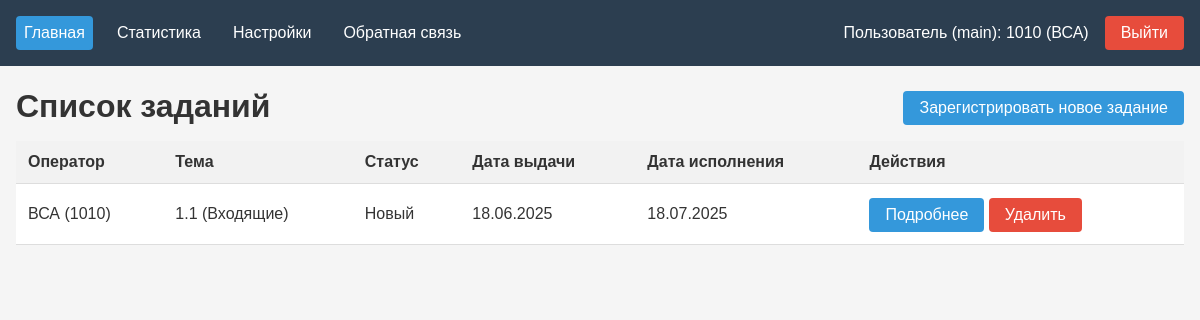
/tasker/task/ (signed in), run on an earlier commit of the app's database.
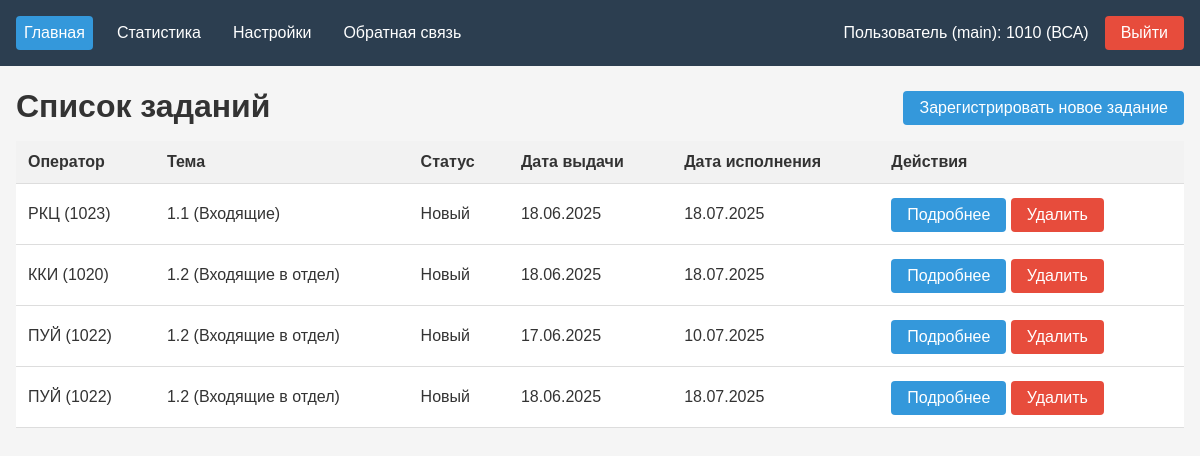
And on a later commit of the database.
### tasker/models.py (models this page shows, shortened)
class Tasks(models.Model):
    user = models.ForeignKey(CustomUser, on_delete=models.PROTECT)
    subject = models.ForeignKey(TaskSubjects, on_delete=models.PROTECT)
    status = models.ForeignKey(TaskStatus, on_delete=models.PROTECT, default=get_default_status)
    start_date = models.DateField()
    end_date = models.DateField()
    persons = models.ManyToManyField(Persons)
    phoneNumbers = models.ManyToManyField(PhoneNumbers)
    accounts = models.ManyToManyField(InternetAccounts)
    emails = models.ManyToManyField(Emails)

class TaskSubjects(models.Model):
    name = models.CharField()
    synonym = models.CharField()
    def __str__(self):
        return f"{self.synonym} ({self.name})"

class TaskStatus(models.Model):
    status = models.CharField()
    def __str__(self):
        return self.status

### tasker/myviews/tasks.py (the view)
# urls.py: path("", tasks.list, name='list'),
def list(request):
    if request.user.groups.filter(name='main').exists():
        tasks = Tasks.objects.all()
    else:
        tasks = Tasks.objects.filter(user=request.user)
    return render(request, 'index.html', {
        'tasks': tasks,
        'active_tab': 'index'
    })

### tasker/models.py (called while the page is built)
    def __str__(self):
        return f"{self.first_name} ({self.username})"

### tasker/templates/index.html (shortened to what this page needs)
{% extends "menu.html" %}
{% block content %}
<div class="header-container">
    <h1 >Список заданий</h1>
    {% if request.user.groups.all.0.name == 'main' %}
    <a href="add" class="details-btn">Зарегистрировать новое задание</a>
    {% endif %}
</div>
{% if tasks.count > 0 %}
<table>
    <thead>
        <tr>
            <th>Оператор</th>
            <th>Тема</th>
            <th>Статус</th>
            <th>Дата выдачи</th>
            <th>Дата исполнения</th>
            <th>Действия</th>
        </tr>
    </thead>
    <tbody>
    {% for task in tasks %}
        <tr>
            <td>{{ task.user }}</td>
            <td>{{ task.subject }}</td>
            <td>{{ task.status }}</td>
            <td>{{ task.start_date|date:"d.m.Y" }}</td>
            <td>{{ task.end_date|date:"d.m.Y" }}</td>
            <td>
                <a href="{{task.id}}" class="details-btn">Подробнее</a>
                {% if request.user.groups.all.0.name == 'main' %}
                <a href="{{task.id}}/delete" class="details-btn" style="background-color: #e74c3c;">Удалить</a>
                {% endif %}
            </td>
        </tr>
    {% endfor %}
    </tbody>
</table>
{% else %}
    <h2>Список заданий пуст</h2>
{% endif %}
{% endblock content %}

### tasker/templates/menu.html (shortened to what this page needs)
<!DOCTYPE html>
{% load static %}
<html lang="ru">
<head>
    <link rel="stylesheet" href="{% static 'css/styles.css' %}" />
</head>
<body>
    {% if user.is_authenticated %}
    <nav>
        <div class="nav-left">
            <a href="/tasker" class="{% if active_tab == 'index' %}active{% endif %}">Главная</a>
            {% if request.user.groups.all.0.name == 'main' %}
            <a href="/tasker/stats" class="{% if active_tab == 'stats' %}active{% endif %}">Статистика</a>
            <a href="/tasker/settings" class="{% if active_tab == 'settings' %}active{% endif %}">Настройки</a>
            {% endif %}
            <a href="/tasker/feedback" class="{% if active_tab == 'feedback' %}active{% endif %}">Обратная связь</a>
        </div>
        <div class="nav-right">
            <span class="user-info">Пользователь{% if request.user.groups.all.0.name == 'main' %} (main){% endif %}: {{ user.username }} ({{ user.first_name }})</span>
            <form action="{% url 'logout' %}" method="post" style="display: inline;">
                <button type="submit" class="logout-btn">Выйти</button>
            </form>
        </div>
    </nav>
    <div class="container">
        {% block content%}Контент{% endblock content %}
    </div>
    {% endif %}
</body>
</html>

### tasker/static/css/styles.css (style rules this page uses)
* { margin: 0; padding: 0; box-sizing: border-box; font-family: Arial, sans-serif; }
body { background-color: #f5f5f5; color: #333; }
nav { background: #2c3e50; display: flex; justify-content: space-between; padding: 1rem; }
.nav-left, .nav-right { display: flex; align-items: center; }
nav a { color: white; text-decoration: none; margin-right: 1rem; padding: 0.5rem; }
nav a.active { background: #3498db; border-radius: 4px; }
.nav-right form { margin: 0; padding: 0; border: none; background: none; }
.nav-right form button { margin: 0; padding: 0.5rem 1rem; border: none; background: #e74c3c; color: white; border-radius: 4px; cursor: pointer; font: inherit; }
.user-info { color: white; margin-right: 1rem; }
.logout-btn { background: #e74c3c; color: white; border: none; padding: 0.5rem 1rem; border-radius: 4px; cursor: pointer; }
.container { max-width: 1200px; margin-top: 6px; margin: 6px auto 0; padding: 0 1rem; }
.header-container { display: flex; justify-content: space-between; margin-top: 0rem; align-items: center; margin-bottom: 0px; }
h1 { margin-top: 1rem; margin-bottom: 1rem; }
table { width: 100%; border-collapse: collapse; background: white; }
th, td { padding: 0.75rem; text-align: left; border-bottom: 1px solid #ddd; }
th { background: #f2f2f2; }
button, .details-btn, .back-btn { background: #3498db; color: white; border: none; padding: 0.5rem 1rem; margin-top: 2px; border-radius: 4px; cursor: pointer; justify-content: center; align-items: center; text-decoration: none; display: inline-block; font-family: inherit; font-size: inherit; }
form { background: white; padding: 1.5rem; border-radius: 4px; }

What changed in the data, as far as the page shows it:
changed Tasks "1.1 (Входящие)": user "ВСА (1010)" → "РКЦ (1023)"
added Tasks: user "ККИ (1020)", subject "1.2 (Входящие в отдел)", status "Новый", start_date "18.06.2025", end_date "18.07.2025"
added Tasks: user "ПУЙ (1022)", subject "1.2 (Входящие в отдел)", status "Новый", start_date "17.06.2025", end_date "10.07.2025"
added Tasks: user "ПУЙ (1022)", subject "1.2 (Входящие в отдел)", status "Новый", start_date "18.06.2025", end_date "18.07.2025"
